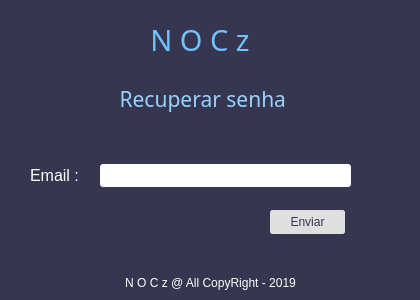
<?xml version="1.0" encoding="UTF-8"?>
<ui version="4.0">
 <class>WindowRecuperar</class>
 <widget class="QMainWindow" name="WindowRecuperar">
  <property name="geometry">
   <rect>
    <x>0</x>
    <y>0</y>
    <width>420</width>
    <height>300</height>
   </rect>
  </property>
  <property name="minimumSize">
   <size>
    <width>420</width>
    <height>300</height>
   </size>
  </property>
  <property name="maximumSize">
   <size>
    <width>420</width>
    <height>300</height>
   </size>
  </property>
  <property name="windowTitle">
   <string>MainWindow</string>
  </property>
  <property name="styleSheet">
   <string notr="true">color: rgb(239, 239, 239);
background-color: rgb(54, 54, 80);</string>
  </property>
  <widget class="QWidget" name="centralwidget">
   <widget class="QLabel" name="TxtRecPass">
    <property name="geometry">
     <rect>
      <x>-10</x>
      <y>80</y>
      <width>431</width>
      <height>39</height>
     </rect>
    </property>
    <property name="font">
     <font>
      <family>Shonar Bangla</family>
      <pointsize>16</pointsize>
      <italic>false</italic>
      <bold>false</bold>
     </font>
    </property>
    <property name="styleSheet">
     <string notr="true">font: 16pt &quot;Shonar Bangla&quot;;
color: rgb(151, 210, 255);</string>
    </property>
    <property name="text">
     <string>&lt;html&gt;&lt;head/&gt;&lt;body&gt;&lt;p align=&quot;center&quot;&gt;&lt;span style=&quot; font-size:16pt;&quot;&gt;Recuperar senha &lt;/span&gt;&lt;/p&gt;&lt;/body&gt;&lt;/html&gt;</string>
    </property>
   </widget>
   <widget class="QLabel" name="lblRecNo">
    <property name="geometry">
     <rect>
      <x>10</x>
      <y>90</y>
      <width>421</width>
      <height>32</height>
     </rect>
    </property>
    <property name="styleSheet">
     <string notr="true">color: rgb(255, 0, 0);</string>
    </property>
    <property name="inputMethodHints">
     <set>Qt::ImhMultiLine</set>
    </property>
    <property name="midLineWidth">
     <number>2</number>
    </property>
    <property name="text">
     <string>&lt;html&gt;&lt;head/&gt;&lt;body&gt;&lt;p align=&quot;center&quot;&gt;Atençao E-mail nao cadastrado, crie uma conta !&lt;/p&gt;&lt;/body&gt;&lt;/html&gt;</string>
    </property>
   </widget>
   <widget class="QLabel" name="lblRecOk">
    <property name="geometry">
     <rect>
      <x>0</x>
      <y>80</y>
      <width>421</width>
      <height>51</height>
     </rect>
    </property>
    <property name="styleSheet">
     <string notr="true">color: rgb(174, 255, 225);</string>
    </property>
    <property name="inputMethodHints">
     <set>Qt::ImhMultiLine</set>
    </property>
    <property name="midLineWidth">
     <number>2</number>
    </property>
    <property name="text">
     <string>&lt;html&gt;&lt;head/&gt;&lt;body&gt;&lt;p align=&quot;center&quot;&gt;As intruções para a recuperação &lt;br/&gt;serão enviadas para seu E-mail.&lt;/p&gt;&lt;/body&gt;&lt;/html&gt;</string>
    </property>
   </widget>
   <widget class="QLabel" name="label_2">
    <property name="geometry">
     <rect>
      <x>30</x>
      <y>167</y>
      <width>51</width>
      <height>16</height>
     </rect>
    </property>
    <property name="font">
     <font>
      <pointsize>12</pointsize>
     </font>
    </property>
    <property name="styleSheet">
     <string notr="true">color: rgb(255, 255, 255);</string>
    </property>
    <property name="text">
     <string>Email :</string>
    </property>
   </widget>
   <widget class="QLineEdit" name="txtGetEmail">
    <property name="geometry">
     <rect>
      <x>100</x>
      <y>164</y>
      <width>251</width>
      <height>23</height>
     </rect>
    </property>
    <property name="styleSheet">
     <string notr="true">QLineEdit{
    
	color: rgb(56, 56, 83);
	border-radius:3px;
	color:rgb(23,25,25);
	background-color: rgb(255, 255, 255);
}
QLineEdit:hover{
background-color:rgb(170,170,255);
}
</string>
    </property>
   </widget>
   <widget class="QPushButton" name="btnRecSair">
    <property name="geometry">
     <rect>
      <x>270</x>
      <y>210</y>
      <width>75</width>
      <height>24</height>
     </rect>
    </property>
    <property name="styleSheet">
     <string notr="true">QPushButton{ 
	border-radius:3px;
	color: rgb(54, 54, 81);
	background-color: rgb(223, 223, 223);
}

QPushButton:hover{
	
	
	color: rgb(54, 54, 81);
	background-color: rgb(255, 170, 255);
}</string>
    </property>
    <property name="text">
     <string>Sair</string>
    </property>
   </widget>
   <widget class="QLabel" name="label_3">
    <property name="geometry">
     <rect>
      <x>90</x>
      <y>275</y>
      <width>241</width>
      <height>16</height>
     </rect>
    </property>
    <property name="minimumSize">
     <size>
      <width>120</width>
      <height>0</height>
     </size>
    </property>
    <property name="styleSheet">
     <string notr="true">font: 300 8pt &quot;Segoe UI&quot;;
color: rgb(255, 255, 255);</string>
    </property>
    <property name="text">
     <string>&lt;html&gt;&lt;head/&gt;&lt;body&gt;&lt;p align=&quot;center&quot;&gt;                    N O C z  @ All CopyRight   - 2019&lt;/p&gt;&lt;/body&gt;&lt;/html&gt;</string>
    </property>
   </widget>
   <widget class="QPushButton" name="btnEnviar">
    <property name="geometry">
     <rect>
      <x>270</x>
      <y>210</y>
      <width>75</width>
      <height>24</height>
     </rect>
    </property>
    <property name="styleSheet">
     <string notr="true">QPushButton{ 
	border-radius:3px;
	color: rgb(54, 54, 81);
	background-color: rgb(223, 223, 223);
}

QPushButton:hover{
	
	
	color: rgb(54, 54, 81);
	background-color: rgb(255, 170, 255);
}</string>
    </property>
    <property name="text">
     <string>Enviar</string>
    </property>
   </widget>
   <widget class="QLabel" name="label">
    <property name="geometry">
     <rect>
      <x>40</x>
      <y>20</y>
      <width>320</width>
      <height>40</height>
     </rect>
    </property>
    <property name="minimumSize">
     <size>
      <width>120</width>
      <height>40</height>
     </size>
    </property>
    <property name="maximumSize">
     <size>
      <width>320</width>
      <height>50</height>
     </size>
    </property>
    <property name="baseSize">
     <size>
      <width>220</width>
      <height>50</height>
     </size>
    </property>
    <property name="font">
     <font>
      <family>RomanC</family>
      <pointsize>28</pointsize>
      <italic>false</italic>
      <bold>false</bold>
     </font>
    </property>
    <property name="toolTip">
     <string>&lt;html&gt;&lt;head/&gt;&lt;body&gt;&lt;p&gt;Acesso ao sistema &lt;/p&gt;&lt;/body&gt;&lt;/html&gt;</string>
    </property>
    <property name="styleSheet">
     <string notr="true">color: rgb(112, 193, 255);
font: 300 18pt &quot;Segoe UI&quot;;
font: 28pt &quot;RomanC&quot;;</string>
    </property>
    <property name="text">
     <string>&lt;html&gt;&lt;head/&gt;&lt;body&gt;&lt;p align=&quot;center&quot;&gt;&lt;span style=&quot; font-size:22pt;&quot;&gt;N O C z&lt;/span&gt;&lt;/p&gt;&lt;/body&gt;&lt;/html&gt;</string>
    </property>
   </widget>
   <zorder>lblRecOk</zorder>
   <zorder>lblRecNo</zorder>
   <zorder>label_2</zorder>
   <zorder>txtGetEmail</zorder>
   <zorder>btnRecSair</zorder>
   <zorder>label_3</zorder>
   <zorder>btnEnviar</zorder>
   <zorder>label</zorder>
   <zorder>TxtRecPass</zorder>
  </widget>
 </widget>
 <resources/>
 <connections>
  <connection>
   <sender>btnRecSair</sender>
   <signal>clicked()</signal>
   <receiver>WindowRecuperar</receiver>
   <slot>close()</slot>
   <hints>
    <hint type="sourcelabel">
     <x>307</x>
     <y>201</y>
    </hint>
    <hint type="destinationlabel">
     <x>209</x>
     <y>149</y>
    </hint>
   </hints>
  </connection>
 </connections>
</ui>
